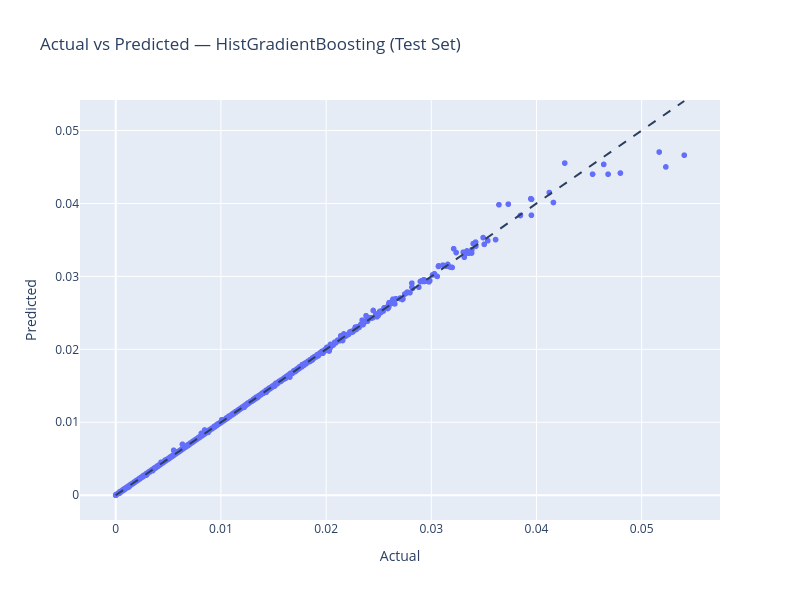

Source (notebook cell):
### Code cell
import plotly.express as px

def get_test_split_for_plot(df, target, placement_col, test_size=0.2, random_state=42):
    """
    Rebuild the SAME X/y split logic used inside the training cell
    so we can plot actual vs predicted on the held-out test set.
    """
    data = df.dropna(subset=[target, placement_col]).copy()

    y = pd.to_numeric(data[target], errors="coerce")
    data = data.loc[y.notna()].copy()
    y = y.loc[y.notna()].copy()

    
    leakage = []
    for c in data.columns:
        cl = str(c).lower()
        if cl in {"ctr", "conversion rate", "conversion_rate", "expected_conv_per_impression"} and c != target:
            leakage.append(c)

    X = data.drop(columns=leakage, errors="ignore")

    X_train, X_test, y_train, y_test = train_test_split(
        X, y, test_size=test_size, random_state=random_state
    )
    return X_test, y_test



X_test, y_test = get_test_split_for_plot(
    df_clean, TARGET, PLACEMENT_COL, test_size=TEST_SIZE, random_state=RANDOM_STATE
)

y_pred = pipe.predict(X_test)

df_plot = pd.DataFrame({
    "Actual": y_test.values,
    "Predicted": y_pred
})

fig = px.scatter(
    df_plot,
    x="Actual",
    y="Predicted",
    title="Actual vs Predicted — HistGradientBoosting (Test Set)",
    hover_data={"Actual":":.6f", "Predicted":":.6f"},
)

mn = float(min(df_plot["Actual"].min(), df_plot["Predicted"].min()))
mx = float(max(df_plot["Actual"].max(), df_plot["Predicted"].max()))
fig.add_shape(type="line", x0=mn, y0=mn, x1=mx, y1=mx, line=dict(dash="dash"))
fig.update_layout(width=800, height=600)
fig.show()

### Figure 1 — Plotly figure (JSON) as saved in the notebook; plotly's stock layout.template omitted (floating-point values rounded to 4 significant figures; data arrays with more than 128 entries replaced by an {"elided": "..."} marker saying what was removed)
{"data": [{"hovertemplate": "Actual=%{x:.6f}<br>Predicted=%{y:.6f}<extra></extra>", "legendgroup": "", "marker": {"color": "#636efa", "symbol": "circle"}, "mode": "markers", "name": "", "showlegend": false, "type": "scattergl", "x": {"elided": "2000 float values"}, "xaxis": "x", "y": {"elided": "2000 float values"}, "yaxis": "y"}], "layout": {"height": 600, "legend": {"tracegroupgap": 0}, "shapes": [{"line": {"dash": "dash"}, "type": "line", "x0": -5.716e-06, "x1": 0.05405, "y0": -5.716e-06, "y1": 0.05405}], "title": {"text": "Actual vs Predicted — HistGradientBoosting (Test Set)"}, "width": 800, "xaxis": {"anchor": "y", "domain": [0, 1], "title": {"text": "Actual"}}, "yaxis": {"anchor": "x", "domain": [0, 1], "title": {"text": "Predicted"}}}}
